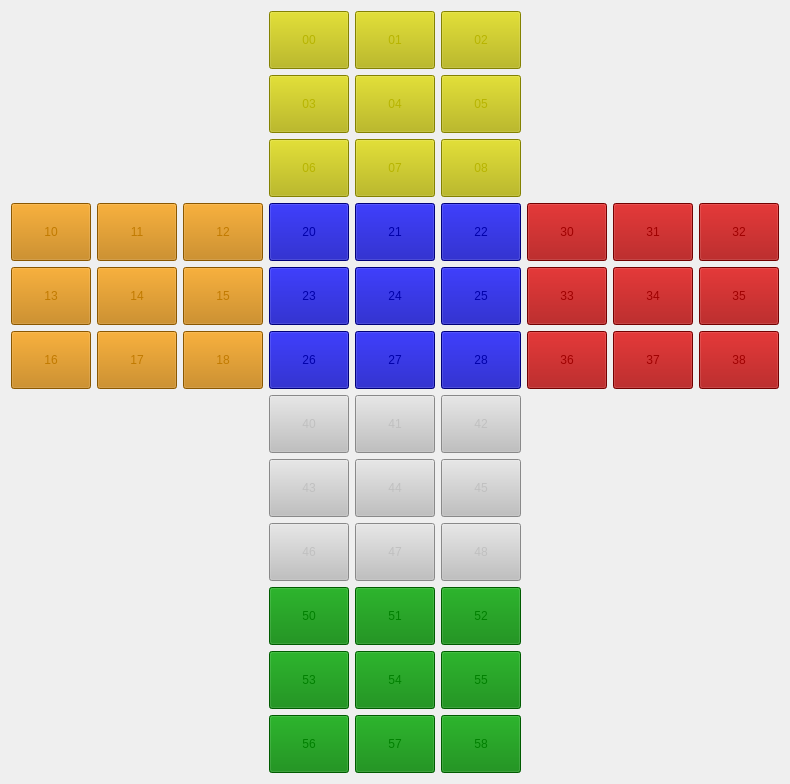
  <widget class="QWidget" name="gridLayoutWidget">
   <property name="geometry">
    <rect>
     <x>190</x>
     <y>100</y>
     <width>528</width>
     <height>698</height>
    </rect>
   </property>
   <layout class="QGridLayout" name="All_cube">
    <item row="0" column="2">
     <layout class="QGridLayout" name="Side_0">
      <item row="0" column="0">
       <widget class="QPushButton" name="side_0_square_0">
        <property name="styleSheet">
         <string notr="true">QPushButton{
  color: rgb(183, 180, 0);
  background-color: rgb(183, 180, 0);
  width: 50px;
  height: 50px;
}

QPushButton:hover {
  color: gray;
  background-color: gray;
}

QPushButton:pressed {
  color:yellow;
  background-color: yellow;
}</string>
        </property>
        <property name="text">
         <string>00</string>
        </property>
       </widget>
      </item>
      <item row="0" column="1">
       <widget class="QPushButton" name="side_0_square_1">
        <property name="styleSheet">
         <string notr="true">QPushButton{
  color: rgb(183, 180, 0);
  background-color: rgb(183, 180, 0);
  width: 50px;
  height: 50px;
}

QPushButton:hover {
  color: gray;
  background-color: gray;
}

QPushButton:pressed {
  color:yellow;
  background-color: yellow;
}</string>
        </property>
        <property name="text">
         <string>01</string>
        </property>
       </widget>
      </item>
      <item row="0" column="2">
       <widget class="QPushButton" name="side_0_square_2">
        <property name="styleSheet">
         <string notr="true">QPushButton{
  color: rgb(183, 180, 0);
  background-color: rgb(183, 180, 0);
  width: 50px;
  height: 50px;
}

QPushButton:hover {
  color: gray;
  background-color: gray;
}

QPushButton:pressed {
  color:yellow;
  background-color: yellow;
}</string>
        </property>
        <property name="text">
         <string>02</string>
        </property>
       </widget>
      </item>
      <item row="1" column="0">
       <widget class="QPushButton" name="side_0_square_3">
        <property name="styleSheet">
         <string notr="true">QPushButton{
  color: rgb(183, 180, 0);
  background-color: rgb(183, 180, 0);
  width: 50px;
  height: 50px;
}

QPushButton:hover {
  color: gray;
  background-color: gray;
}

QPushButton:pressed {
  color:yellow;
  background-color: yellow;
}</string>
        </property>
        <property name="text">
         <string>03</string>
        </property>
       </widget>
      </item>
      <item row="1" column="1">
       <widget class="QPushButton" name="side_0_square_4">
        <property name="styleSheet">
         <string notr="true">QPushButton{
  color: rgb(183, 180, 0);
  background-color: rgb(183, 180, 0);
  width: 50px;
  height: 50px;
}

QPushButton:hover {
  color: gray;
  background-color: gray;
}

QPushButton:pressed {
  color:yellow;
  background-color: yellow;
}</string>
        </property>
        <property name="text">
         <string>04</string>
        </property>
       </widget>
      </item>
      <item row="1" column="2">
       <widget class="QPushButton" name="side_0_square_5">
        <property name="styleSheet">
         <string notr="true">QPushButton{
  color: rgb(183, 180, 0);
  background-color: rgb(183, 180, 0);
  width: 50px;
  height: 50px;
}

QPushButton:hover {
  color: gray;
  background-color: gray;
}

QPushButton:pressed {
  color:yellow;
  background-color: yellow;
}</string>
        </property>
        <property name="text">
         <string>05</string>
        </property>
       </widget>
      </item>
      <item row="2" column="1">
       <widget class="QPushButton" name="side_0_square_7">
        <property name="styleSheet">
         <string notr="true">QPushButton{
  color: rgb(183, 180, 0);
  background-color: rgb(183, 180, 0);
  width: 50px;
  height: 50px;
}

QPushButton:hover {
  color: gray;
  background-color: gray;
}

QPushButton:pressed {
  color:yellow;
  background-color: yellow;
}</string>
        </property>
        <property name="text">
         <string>07</string>
        </property>
       </widget>
      </item>
      <item row="2" column="2">
       <widget class="QPushButton" name="side_0_square_8">
        <property name="styleSheet">
         <string notr="true">QPushButton{
  color: rgb(183, 180, 0);
  background-color: rgb(183, 180, 0);
  width: 50px;
  height: 50px;
}

QPushButton:hover {
  color: gray;
  background-color: gray;
}

QPushButton:pressed {
  color:yellow;
  background-color: yellow;
}</string>
        </property>
        <property name="text">
         <string>08</string>
        </property>
       </widget>
      </item>
      <item row="2" column="0">
       <widget class="QPushButton" name="side_0_square_6">
        <property name="styleSheet">
         <string notr="true">QPushButton{
  color: rgb(183, 180, 0);
  background-color: rgb(183, 180, 0);
  width: 50px;
  height: 50px;
}

QPushButton:hover {
  color: gray;
  background-color: gray;
}

QPushButton:pressed {
  color:yellow;
  background-color: yellow;
}</string>
        </property>
        <property name="text">
         <string>06</string>
        </property>
       </widget>
      </item>
     </layout>
    </item>
    <item row="3" column="2">
     <spacer name="verticalSpacer_2">
      <property name="orientation">
       <enum>Qt::Vertical</enum>
      </property>
      <property name="sizeHint" stdset="0">
       <size>
        <width>20</width>
        <height>40</height>
       </size>
      </property>
     </spacer>
    </item>
    <item row="2" column="4">
     <spacer name="horizontalSpacer">
      <property name="orientation">
       <enum>Qt::Horizontal</enum>
      </property>
      <property name="sizeHint" stdset="0">
       <size>
        <width>40</width>
        <height>20</height>
       </size>
      </property>
     </spacer>
    </item>
    <item row="1" column="2">
     <spacer name="verticalSpacer">
      <property name="orientation">
       <enum>Qt::Vertical</enum>
      </property>
      <property name="sizeHint" stdset="0">
       <size>
        <width>20</width>
        <height>40</height>
       </size>
      </property>
     </spacer>
    </item>
    <item row="2" column="0">
     <layout class="QGridLayout" name="Side_1">
      <item row="0" column="0">
       <widget class="QPushButton" name="side_1_square_0">
        <property name="styleSheet">
         <string notr="true">QPushButton{
  color: rgb(193, 122, 0);
  background-color: rgb(193, 122, 0);
  width: 50px;
  height: 50px;
}

QPushButton:hover {
  color: gray;
  background-color: gray;
}

QPushButton:pressed {
  color: orange;
  background-color: orange;
}</string>
        </property>
        <property name="text">
         <string>10</string>
        </property>
       </widget>
      </item>
      <item row="0" column="1">
       <widget class="QPushButton" name="side_1_square_1">
        <property name="styleSheet">
         <string notr="true">QPushButton{
  color: rgb(193, 122, 0);
  background-color: rgb(193, 122, 0);
  width: 50px;
  height: 50px;
}

QPushButton:hover {
  color: gray;
  background-color: gray;
}

QPushButton:pressed {
  color: orange;
  background-color: orange;
}</string>
        </property>
        <property name="text">
         <string>11</string>
        </property>
       </widget>
      </item>
      <item row="0" column="2">
       <widget class="QPushButton" name="side_1_square_2">
        <property name="styleSheet">
         <string notr="true">QPushButton{
  color: rgb(193, 122, 0);
  background-color: rgb(193, 122, 0);
  width: 50px;
  height: 50px;
}

QPushButton:hover {
  color: gray;
  background-color: gray;
}

QPushButton:pressed {
  color: orange;
  background-color: orange;
}</string>
        </property>
        <property name="text">
         <string>12</string>
        </property>
       </widget>
      </item>
      <item row="1" column="0">
       <widget class="QPushButton" name="side_1_square_3">
        <property name="styleSheet">
         <string notr="true">QPushButton{
  color: rgb(193, 122, 0);
  background-color: rgb(193, 122, 0);
  width: 50px;
  height: 50px;
}

QPushButton:hover {
  color: gray;
  background-color: gray;
}

QPushButton:pressed {
  color: orange;
  background-color: orange;
}</string>
        </property>
        <property name="text">
         <string>13</string>
        </property>
       </widget>
      </item>
      <item row="1" column="1">
       <widget class="QPushButton" name="side_1_square_4">
        <property name="styleSheet">
         <string notr="true">QPushButton{
  color: rgb(193, 122, 0);
  background-color: rgb(193, 122, 0);
  width: 50px;
  height: 50px;
}

QPushButton:hover {
  color: gray;
  background-color: gray;
}

QPushButton:pressed {
  color: orange;
  background-color: orange;
}</string>
        </property>
        <property name="text">
         <string>14</string>
        </property>
       </widget>
      </item>
      <item row="1" column="2">
       <widget class="QPushButton" name="side_1_square_5">
        <property name="styleSheet">
         <string notr="true">QPushButton{
  color: rgb(193, 122, 0);
  background-color: rgb(193, 122, 0);
  width: 50px;
  height: 50px;
}

QPushButton:hover {
  color: gray;
  background-color: gray;
}

QPushButton:pressed {
  color: orange;
  background-color: orange;
}</string>
        </property>
        <property name="text">
         <string>15</string>
        </property>
       </widget>
      </item>
      <item row="2" column="1">
       <widget class="QPushButton" name="side_1_square_7">
        <property name="styleSheet">
         <string notr="true">QPushButton{
  color: rgb(193, 122, 0);
  background-color: rgb(193, 122, 0);
  width: 50px;
  height: 50px;
}

QPushButton:hover {
  color: gray;
  background-color: gray;
}

QPushButton:pressed {
  color: orange;
  background-color: orange;
}</string>
        </property>
        <property name="text">
         <string>17</string>
        </property>
       </widget>
      </item>
      <item row="2" column="2">
       <widget class="QPushButton" name="side_1_square_8">
        <property name="styleSheet">
         <string notr="true">QPushButton{
  color: rgb(193, 122, 0);
  background-color: rgb(193, 122, 0);
  width: 50px;
  height: 50px;
}

QPushButton:hover {
  color: gray;
  background-color: gray;
}

QPushButton:pressed {
  color: orange;
  background-color: orange;
}</string>
        </property>
        <property name="text">
         <string>18</string>
        </property>
       </widget>
      </item>
      <item row="2" column="0">
       <widget class="QPushButton" name="side_1_square_6">
        <property name="styleSheet">
         <string notr="true">QPushButton{
  color: rgb(193, 122, 0);
  background-color: rgb(193, 122, 0);
  width: 50px;
  height: 50px;
}

QPushButton:hover {
  color: gray;
  background-color: gray;
}

QPushButton:pressed {
  color: orange;
  background-color: orange;
}</string>
        </property>
        <property name="text">
         <string>16</string>
        </property>
       </widget>
      </item>
     </layout>
    </item>
    <item row="2" column="1">
     <spacer name="horizontalSpacer_3">
      <property name="orientation">
       <enum>Qt::Horizontal</enum>
      </property>
      <property name="sizeHint" stdset="0">
       <size>
        <width>40</width>
        <height>20</height>
       </size>
      </property>
     </spacer>
    </item>
    <item row="2" column="3">
     <spacer name="horizontalSpacer_2">
      <property name="orientation">
       <enum>Qt::Horizontal</enum>
      </property>
      <property name="sizeHint" stdset="0">
       <size>
        <width>40</width>
        <height>20</height>
       </size>
      </property>
     </spacer>
    </item>
    <item row="2" column="5">
     <layout class="QGridLayout" name="Side_3">
      <item row="0" column="2">
       <widget class="QPushButton" name="side_3_square_2">
        <property name="styleSheet">
         <string notr="true">QPushButton{
  color: rgb(160, 0, 0);
  background-color: rgb(160, 0, 0);
  width: 50px;
  height: 50px;
}

QPushButton:hover {
  color: gray;
  background-color: gray;
}

QPushButton:pressed {
  color: red ;
  background-color: red;
}</string>
        </property>
        <property name="text">
         <string>32</string>
        </property>
       </widget>
      </item>
      <item row="2" column="2">
       <widget class="QPushButton" name="side_3_square_8">
        <property name="styleSheet">
         <string notr="true">QPushButton{
  color: rgb(160, 0, 0);
  background-color: rgb(160, 0, 0);
  width: 50px;
  height: 50px;
}

QPushButton:hover {
  color: gray;
  background-color: gray;
}

QPushButton:pressed {
  color: red ;
  background-color: red;
}</string>
        </property>
        <property name="text">
         <string>38</string>
        </property>
       </widget>
      </item>
      <item row="2" column="0">
       <widget class="QPushButton" name="side_3_square_6">
        <property name="styleSheet">
         <string notr="true">QPushButton{
  color: rgb(160, 0, 0);
  background-color: rgb(160, 0, 0);
  width: 50px;
  height: 50px;
}

QPushButton:hover {
  color: gray;
  background-color: gray;
}

QPushButton:pressed {
  color: red ;
  background-color: red;
}</string>
        </property>
        <property name="text">
         <string>36</string>
        </property>
       </widget>
      </item>
      <item row="0" column="0">
       <widget class="QPushButton" name="side_3_square_0">
        <property name="styleSheet">
         <string notr="true">QPushButton{
  color: rgb(160, 0, 0);
  background-color: rgb(160, 0, 0);
  width: 50px;
  height: 50px;
}

QPushButton:hover {
  color: gray;
  background-color: gray;
}

QPushButton:pressed {
  color: red ;
  background-color: red;
}</string>
        </property>
        <property name="text">
         <string>30</string>
        </property>
       </widget>
      </item>
      <item row="0" column="1">
       <widget class="QPushButton" name="side_3_square_1">
        <property name="styleSheet">
         <string notr="true">QPushButton{
  color: rgb(160, 0, 0);
  background-color: rgb(160, 0, 0);
  width: 50px;
  height: 50px;
}

QPushButton:hover {
  color: gray;
  background-color: gray;
}

QPushButton:pressed {
  color: red ;
  background-color: red;
}</string>
        </property>
        <property name="text">
         <string>31</string>
        </property>
       </widget>
      </item>
      <item row="1" column="1">
       <widget class="QPushButton" name="side_3_square_4">
        <property name="styleSheet">
         <string notr="true">QPushButton{
  color: rgb(160, 0, 0);
  background-color: rgb(160, 0, 0);
  width: 50px;
  height: 50px;
}

QPushButton:hover {
  color: gray;
  background-color: gray;
}

QPushButton:pressed {
  color: red ;
  background-color: red;
}</string>
        </property>
        <property name="text">
         <string>34</string>
        </property>
       </widget>
      </item>
      <item row="2" column="1">
       <widget class="QPushButton" name="side_3_square_7">
        <property name="styleSheet">
         <string notr="true">QPushButton{
  color: rgb(160, 0, 0);
  background-color: rgb(160, 0, 0);
  width: 50px;
  height: 50px;
}

QPushButton:hover {
  color: gray;
  background-color: gray;
}

QPushButton:pressed {
  color: red ;
  background-color: red;
}</string>
        </property>
        <property name="text">
         <string>37</string>
        </property>
       </widget>
      </item>
      <item row="1" column="2">
       <widget class="QPushButton" name="side_3_square_5">
        <property name="styleSheet">
         <string notr="true">QPushButton{
  color: rgb(160, 0, 0);
  background-color: rgb(160, 0, 0);
  width: 50px;
  height: 50px;
}

QPushButton:hover {
  color: gray;
  background-color: gray;
}

QPushButton:pressed {
  color: red ;
  background-color: red;
}</string>
        </property>
        <property name="text">
         <string>35</string>
        </property>
       </widget>
      </item>
      <item row="1" column="0">
       <widget class="QPushButton" name="side_3_square_3">
        <property name="styleSheet">
         <string notr="true">QPushButton{
  color: rgb(160, 0, 0);
  background-color: rgb(160, 0, 0);
  width: 50px;
  height: 50px;
}

QPushButton:hover {
  color: gray;
  background-color: gray;
}

QPushButton:pressed {
  color: red ;
  background-color: red;
}</string>
        </property>
        <property name="text">
         <string>33</string>
        </property>
       </widget>
      </item>
     </layout>
    </item>
    <item row="6" column="2">
     <layout class="QGridLayout" name="Side_5">
      <item row="1" column="0">
       <widget class="QPushButton" name="side_5_square_3">
        <property name="styleSheet">
         <string notr="true">QPushButton{
  color: green;
  background-color: green;
  width: 50px;
  height: 50px;
}

QPushButton:hover {
  color: gray;
  background-color: gray;
}

QPushButton:pressed {
  color: rgb(0, 160, 0);
  background-color: rgb(0, 160, 0);
}</string>
        </property>
        <property name="text">
         <string>53</string>
        </property>
       </widget>
      </item>
      <item row="0" column="2">
       <widget class="QPushButton" name="side_5_square_2">
        <property name="styleSheet">
         <string notr="true">QPushButton{
  color: green;
  background-color: green;
  width: 50px;
  height: 50px;
}

QPushButton:hover {
  color: gray;
  background-color: gray;
}

QPushButton:pressed {
  color: rgb(0, 160, 0);
  background-color: rgb(0, 160, 0);
}</string>
        </property>
        <property name="text">
         <string>52</string>
        </property>
       </widget>
      </item>
      <item row="0" column="0">
       <widget class="QPushButton" name="side_5_square_0">
        <property name="styleSheet">
         <string notr="true">QPushButton{
  color: green;
  background-color: green;
  width: 50px;
  height: 50px;
}

QPushButton:hover {
  color: gray;
  background-color: gray;
}

QPushButton:pressed {
  color: rgb(0, 160, 0);
  background-color: rgb(0, 160, 0);
}</string>
        </property>
        <property name="text">
         <string>50</string>
        </property>
       </widget>
      </item>
      <item row="1" column="1">
       <widget class="QPushButton" name="side_5_square_4">
        <property name="styleSheet">
         <string notr="true">QPushButton{
  color: green;
  background-color: green;
  width: 50px;
  height: 50px;
}

QPushButton:hover {
  color: gray;
  background-color: gray;
}

QPushButton:pressed {
  color: rgb(0, 160, 0);
  background-color: rgb(0, 160, 0);
}</string>
        </property>
        <property name="text">
         <string>54</string>
        </property>
       </widget>
      </item>
      <item row="2" column="1">
       <widget class="QPushButton" name="side_5_square_7">
        <property name="styleSheet">
         <string notr="true">QPushButton{
  color: green;
  background-color: green;
  width: 50px;
  height: 50px;
}

QPushButton:hover {
  color: gray;
  background-color: gray;
}

QPushButton:pressed {
  color: rgb(0, 160, 0);
  background-color: rgb(0, 160, 0);
}</string>
        </property>
        <property name="text">
         <string>57</string>
        </property>
       </widget>
      </item>
      <item row="0" column="1">
       <widget class="QPushButton" name="side_5_square_1">
        <property name="styleSheet">
         <string notr="true">QPushButton{
  color: green;
  background-color: green;
  width: 50px;
  height: 50px;
}

QPushButton:hover {
  color: gray;
  background-color: gray;
}

QPushButton:pressed {
  color: rgb(0, 160, 0);
  background-color: rgb(0, 160, 0);
}</string>
        </property>
        <property name="text">
         <string>51</string>
        </property>
       </widget>
      </item>
      <item row="2" column="2">
       <widget class="QPushButton" name="side_5_square_8">
        <property name="styleSheet">
         <string notr="true">QPushButton{
  color: green;
  background-color: green;
  width: 50px;
  height: 50px;
}

QPushButton:hover {
  color: gray;
  background-color: gray;
}

QPushButton:pressed {
  color: rgb(0, 160, 0);
  background-color: rgb(0, 160, 0);
}</string>
        </property>
        <property name="text">
         <string>58</string>
        </property>
       </widget>
      </item>
      <item row="2" column="0">
       <widget class="QPushButton" name="side_5_square_6">
        <property name="styleSheet">
         <string notr="true">QPushButton{
  color: green;
  background-color: green;
  width: 50px;
  height: 50px;
}

QPushButton:hover {
  color: gray;
  background-color: gray;
}

QPushButton:pressed {
  color: rgb(0, 160, 0);
  background-color: rgb(0, 160, 0);
}</string>
        </property>
        <property name="text">
         <string>56</string>
        </property>
       </widget>
      </item>
      <item row="1" column="2">
       <widget class="QPushButton" name="side_5_square_5">
        <property name="styleSheet">
         <string notr="true">QPushButton{
  color: green;
  background-color: green;
  width: 50px;
  height: 50px;
}

QPushButton:hover {
  color: gray;
  background-color: gray;
}

QPushButton:pressed {
  color: rgb(0, 160, 0);
  background-color: rgb(0, 160, 0);
}</string>
        </property>
        <property name="text">
         <string>55</string>
        </property>
       </widget>
      </item>
     </layout>
    </item>
    <item row="4" column="2">
     <layout class="QGridLayout" name="Side_4">
      <item row="0" column="0">
       <widget class="QPushButton" name="side_4_square_0">
        <property name="styleSheet">
         <string notr="true">QPushButton{
  color: silver ;
  background-color: silver;
  width: 50px;
  height: 50px;
}

QPushButton:hover {
  color: gray;
  background-color: gray;

}

QPushButton:pressed {
  color: white;
  background-color: white;
}</string>
        </property>
        <property name="text">
         <string>40</string>
        </property>
       </widget>
      </item>
      <item row="0" column="1">
       <widget class="QPushButton" name="side_4_square_1">
        <property name="styleSheet">
         <string notr="true">QPushButton{
  color: silver ;
  background-color: silver;
  width: 50px;
  height: 50px;
}

QPushButton:hover {
  color: gray;
  background-color: gray;

}

QPushButton:pressed {
  color: white;
  background-color: white;
}</string>
        </property>
        <property name="text">
         <string>41</string>
        </property>
       </widget>
      </item>
      <item row="0" column="2">
       <widget class="QPushButton" name="side_4_square_2">
        <property name="styleSheet">
         <string notr="true">QPushButton{
  color: silver ;
  background-color: silver;
  width: 50px;
  height: 50px;
}

QPushButton:hover {
  color: gray;
  background-color: gray;

}

QPushButton:pressed {
  color: white;
  background-color: white;
}</string>
        </property>
        <property name="text">
         <string>42</string>
        </property>
       </widget>
      </item>
      <item row="1" column="0">
       <widget class="QPushButton" name="side_4_square_3">
        <property name="styleSheet">
         <string notr="true">QPushButton{
  color: silver ;
  background-color: silver;
  width: 50px;
  height: 50px;
}

QPushButton:hover {
  color: gray;
  background-color: gray;

}

QPushButton:pressed {
  color: white;
  background-color: white;
}</string>
        </property>
        <property name="text">
         <string>43</string>
        </property>
       </widget>
      </item>
      <item row="1" column="1">
       <widget class="QPushButton" name="side_4_square_4">
        <property name="styleSheet">
         <string notr="true">QPushButton{
  color: silver ;
  background-color: silver;
  width: 50px;
  height: 50px;
}

QPushButton:hover {
  color: gray;
  background-color: gray;

}

QPushButton:pressed {
  color: white;
  background-color: white;
}</string>
        </property>
        <property name="text">
         <string>44</string>
        </property>
       </widget>
      </item>
      <item row="1" column="2">
       <widget class="QPushButton" name="side_4_square_5">
        <property name="styleSheet">
         <string notr="true">QPushButton{
  color: silver ;
  background-color: silver;
  width: 50px;
  height: 50px;
}

QPushButton:hover {
  color: gray;
  background-color: gray;

}

QPushButton:pressed {
  color: white;
  background-color: white;
}</string>
        </property>
        <property name="text">
         <string>45</string>
        </property>
       </widget>
      </item>
      <item row="2" column="1">
       <widget class="QPushButton" name="side_4_square_7">
        <property name="styleSheet">
         <string notr="true">QPushButton{
  color: silver ;
  background-color: silver;
  width: 50px;
  height: 50px;
}

QPushButton:hover {
  color: gray;
  background-color: gray;

}

QPushButton:pressed {
  color: white;
  background-color: white;
}</string>
        </property>
        <property name="text">
         <string>47</string>
        </property>
       </widget>
      </item>
      <item row="2" column="2">
       <widget class="QPushButton" name="side_4_square_8">
        <property name="styleSheet">
         <string notr="true">QPushButton{
  color: silver ;
  background-color: silver;
  width: 50px;
  height: 50px;
}

QPushButton:hover {
  color: gray;
  background-color: gray;

}

QPushButton:pressed {
  color: white;
  background-color: white;
}</string>
        </property>
        <property name="text">
         <string>48</string>
        </property>
       </widget>
      </item>
      <item row="2" column="0">
       <widget class="QPushButton" name="side_4_square_6">
        <property name="styleSheet">
         <string notr="true">QPushButton{
  color: silver ;
  background-color: silver;
  width: 50px;
  height: 50px;
}

QPushButton:hover {
  color: gray;
  background-color: gray;

}

QPushButton:pressed {
  color: white;
  background-color: white;
}</string>
        </property>
        <property name="text">
         <string>46</string>
        </property>
       </widget>
      </item>
     </layout>
    </item>
    <item row="5" column="2">
     <spacer name="verticalSpacer_3">
      <property name="orientation">
       <enum>Qt::Vertical</enum>
      </property>
      <property name="sizeHint" stdset="0">
       <size>
        <width>20</width>
        <height>40</height>
       </size>
      </property>
     </spacer>
    </item>
    <item row="2" column="2">
     <layout class="QGridLayout" name="Side_2">
      <item row="0" column="0">
       <widget class="QPushButton" name="side_2_square_0">
        <property name="styleSheet">
         <string notr="true">QPushButton{
  color: rgb(0, 0, 170);
  background-color: rgb(0, 0, 170);
  width: 50px;
  height: 50px;
}

QPushButton:hover {
  color: gray ;
  background-color: gray;
}

QPushButton:pressed {
  color: blue;
  background-color: blue;
}</string>
        </property>
        <property name="text">
         <string>20</string>
        </property>
       </widget>
      </item>
      <item row="0" column="1">
       <widget class="QPushButton" name="side_2_square_1">
        <property name="styleSheet">
         <string notr="true">QPushButton{
  color: rgb(0, 0, 170);
  background-color: rgb(0, 0, 170);
  width: 50px;
  height: 50px;
}

QPushButton:hover {
  color: gray ;
  background-color: gray;
}

QPushButton:pressed {
  color: blue;
  background-color: blue;
}</string>
        </property>
        <property name="text">
         <string>21</string>
        </property>
       </widget>
      </item>
      <item row="0" column="2">
       <widget class="QPushButton" name="side_2_square_2">
        <property name="styleSheet">
         <string notr="true">QPushButton{
  color: rgb(0, 0, 170);
  background-color: rgb(0, 0, 170);
  width: 50px;
  height: 50px;
}

QPushButton:hover {
  color: gray ;
  background-color: gray;
}

QPushButton:pressed {
  color: blue;
  background-color: blue;
}</string>
        </property>
        <property name="text">
         <string>22</string>
        </property>
       </widget>
      </item>
      <item row="1" column="0">
       <widget class="QPushButton" name="side_2_square_3">
        <property name="styleSheet">
         <string notr="true">QPushButton{
  color: rgb(0, 0, 170);
  background-color: rgb(0, 0, 170);
  width: 50px;
  height: 50px;
}

QPushButton:hover {
  color: gray ;
  background-color: gray;
}

QPushButton:pressed {
  color: blue;
  background-color: blue;
}</string>
        </property>
        <property name="text">
         <string>23</string>
        </property>
       </widget>
      </item>
      <item row="1" column="1">
       <widget class="QPushButton" name="side_2_square_4">
        <property name="styleSheet">
         <string notr="true">QPushButton{
  color: rgb(0, 0, 170);
  background-color: rgb(0, 0, 170);
  width: 50px;
  height: 50px;
}

QPushButton:hover {
  color: gray ;
  background-color: gray;
}

QPushButton:pressed {
  color: blue;
  background-color: blue;
}</string>
        </property>
        <property name="text">
         <string>24</string>
        </property>
       </widget>
      </item>
      <item row="1" column="2">
       <widget class="QPushButton" name="side_2_square_5">
        <property name="styleSheet">
         <string notr="true">QPushButton{
  color: rgb(0, 0, 170);
  background-color: rgb(0, 0, 170);
  width: 50px;
  height: 50px;
}

QPushButton:hover {
  color: gray ;
  background-color: gray;
}

QPushButton:pressed {
  color: blue;
  background-color: blue;
}</string>
        </property>
        <property name="text">
         <string>25</string>
        </property>
       </widget>
      </item>
      <item row="2" column="1">
       <widget class="QPushButton" name="side_2_square_7">
        <property name="styleSheet">
         <string notr="true">QPushButton{
  color: rgb(0, 0, 170);
  background-color: rgb(0, 0, 170);
  width: 50px;
  height: 50px;
}

QPushButton:hover {
  color: gray ;
  background-color: gray;
}

QPushButton:pressed {
  color: blue;
  background-color: blue;
}</string>
        </property>
        <property name="text">
         <string>27</string>
        </property>
       </widget>
      </item>
      <item row="2" column="2">
       <widget class="QPushButton" name="side_2_square_8">
        <property name="styleSheet">
         <string notr="true">QPushButton{
  color: rgb(0, 0, 170);
  background-color: rgb(0, 0, 170);
  width: 50px;
  height: 50px;
}

QPushButton:hover {
  color: gray ;
  background-color: gray;
}

QPushButton:pressed {
  color: blue;
  background-color: blue;
}</string>
        </property>
        <property name="text">
         <string>28</string>
        </property>
       </widget>
      </item>
      <item row="2" column="0">
       <widget class="QPushButton" name="side_2_square_6">
        <property name="styleSheet">
         <string notr="true">QPushButton{
  color: rgb(0, 0, 170);
  background-color: rgb(0, 0, 170);
  width: 50px;
  height: 50px;
}

QPushButton:hover {
  color: gray ;
  background-color: gray;
}

QPushButton:pressed {
  color: blue;
  background-color: blue;
}</string>
        </property>
        <property name="text">
         <string>26</string>
        </property>
       </widget>
      </item>
     </layout>
    </item>
   </layout>
  </widget>
